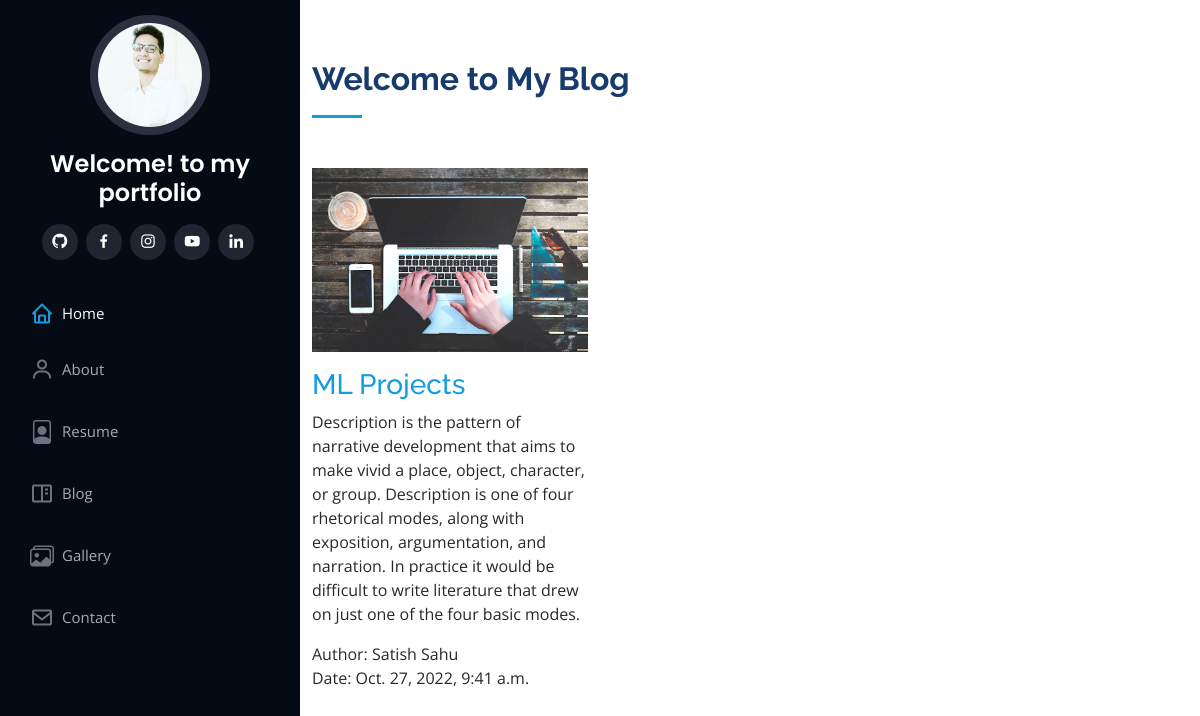
Page /blog on the committed database.
### app/models.py (models this page shows, shortened)
class Blogs(models.Model):
    title=models.CharField(max_length=100)
    links=models.TextField(default="#")
    description=models.TextField()
    authorname=models.CharField(max_length=20)
    img=models.ImageField(upload_to='blog',blank=True,null=True)
    timestamp=models.DateTimeField(auto_now_add=True,blank=True)

### app/views.py (the view)
# urls.py: path('blog',views.blog,name="blog"),
def blog(request):
    posts=Blogs.objects.all()
    context={"posts":posts}
    return render(request,'blog.html',context)

### templates/blog.html (shortened to what this page needs)
{% extends 'basic.html' %}
{% load static %}
{% block body %}
 <section id="services" class="services">
    <div class="container">
      <div class="section-title">
        <h2>Welcome to My Blog</h2>
      </div>
      <div class="row">
        {% for post in posts reversed  %}
          <div class="col-lg-4 col-md-6 d-flex align-items-stretch">
            <div class="course-item">
              <img src="{{post.img.url}}" class="img-fluid" alt="no-image">
              <div class="course-content">
                <h3><a href="{{post.links}}">{{post.title}}</a></h3>
                <p>{{post.description}}</p>
                  <div class="d-flex align-items-center pb-4">
                    <span>Author: {{post.authorname}} <br> Date: {{post.timestamp}} </span>
                  </div>
              </div>
            </div>
          </div>
        {% endfor %}
      </div>
    </div>
  </section>
{% endblock body %}

### templates/basic.html (shortened to what this page needs)
{% load static %}
<!DOCTYPE html>
<html lang="en">
  <head>
    <link href="{% static 'assets/vendor/aos/aos.css' %}" rel="stylesheet" />
    <link
      href="{% static 'assets/vendor/bootstrap/css/bootstrap.min.css'%}"
      rel="stylesheet"
    />
    <link
      href="{% static 'assets/vendor/bootstrap-icons/bootstrap-icons.css'%}"
      rel="stylesheet"
    />
    <link
      href="{% static 'assets/vendor/boxicons/css/boxicons.min.css'%}"
      rel="stylesheet"
    />
    <link
      href="{% static 'assets/vendor/glightbox/css/glightbox.min.css'%}"
      rel="stylesheet"
    />
    <link
      href="{% static 'assets/vendor/swiper/swiper-bundle.min.css'%}"
      rel="stylesheet"
    />
    <link href="{% static 'assets/css/style.css' %}" rel="stylesheet" />
  </head>
  <body>
    <header id="header">
      <div class="d-flex flex-column">
        <div class="profile">
          <img
            src="{% static 'assets/img/profile.jpg'%}"
            alt=""
            class="img-fluid rounded-circle"
          />
          <h1 class="text-light"><a href="/">Welcome! to my</a></h1>
          <h1 class="text-light"><a href="/">portfolio </a></h1>
          <div class="social-links mt-3 text-center">
            <a
              href="https://github.com/satishsahu25"
              target="blank"
              class="twitter"
              ><i class="bx bxl-github"></i
            ></a>
            <a
              href="https://www.facebook.com/profile.php?id=100087199660369"
              target="blank"
              class="facebook"
              ><i class="bx bxl-facebook"></i
            ></a>
            <a
              href="https://www.instagram.com/satishsahu22v2/"
              target="blank"
              class="instagram"
              ><i class="bx bxl-instagram"></i
            ></a>
            <a
              href="https://www.youtube.com/@letsgrow2411/videos"
              target="blank"
              class="google-plus"
              ><i class="bx bxl-youtube"></i
            ></a>
            <a
              href="https://www.linkedin.com/in/satish-sahu-46b7a7229/"
              target="blank"
              class="linkedin"
              ><i class="bx bxl-linkedin"></i
            ></a>
          </div>
        </div>
        <nav id="navbar" class="nav-menu navbar">
          <ul>
            <li>
              <a href="/" class="nav-link scrollto active"
                ><i class="bx bx-home"></i> <span>Home</span></a
              >
            </li>
            <li>
              <a href="/about" class="nav-link scrollto"
                ><i class="bx bx-user"></i> <span>About</span></a
              >
            </li>
            <li>
              <a href="/resume" class="nav-link scrollto"
                ><i class="bi bi-file-person"></i> <span>Resume</span></a
              >
            </li>
            <li>
              <a href="/blog" class="nav-link scrollto"
                ><i class="bx bx-book-content"></i> <span>Blog</span></a
              >
            </li>
            <li>
              <a href="/gallery" class="nav-link scrollto"
                ><i class="bi bi-images"></i> <span>Gallery</span></a
              >
            </li>
            <li>
              <a href="/contact" class="nav-link scrollto"
                ><i class="bx bx-envelope"></i> <span>Contact</span></a
              >
            </li>
          </ul>
        </nav>
      </div>
    </header>
    <main id="main">{% block body %} {% endblock body %}</main>
  </body>
</html>

### static/assets/css/style.css (style rules this page uses)
body { font-family: "Open Sans", sans-serif; color: #272829; }
a { color: #149ddd; text-decoration: none; }
h1, h2, h3, h4, h5, h6 { font-family: "Raleway", sans-serif; }
#header { position: fixed; top: 0; left: 0; bottom: 0; width: 300px; transition: all ease-in-out 0.5s; z-index: 9997; transition: all 0.5s; padding: 0 15px; background: #040b14; overflow-y: auto; }
#header .profile img { margin: 15px auto; display: block; width: 120px; border: 8px solid #2c2f3f; }
#header .profile h1 { font-size: 24px; margin: 0; padding: 0; font-weight: 600; -moz-text-align-last: center; text-align-last: center; font-family: "Poppins", sans-serif; }
#header .profile h1 a, #header .profile h1 a:hover { color: #fff; text-decoration: none; }
#header .profile .social-links a { font-size: 18px; display: inline-block; background: #212431; color: #fff; line-height: 1; padding: 8px 0; margin-right: 4px; border-radius: 50%; text-align: center; width: 36px; height: 36px; transition: 0.3s; }
#main { margin-left: 300px; }
.nav-menu { padding: 30px 0 0 0; }
.nav-menu * { margin: 0; padding: 0; list-style: none; }
.nav-menu>ul>li { position: relative; white-space: nowrap; }
.nav-menu a, .nav-menu a:focus { display: flex; align-items: center; color: #a8a9b4; padding: 12px 15px; margin-bottom: 8px; transition: 0.3s; font-size: 15px; }
.nav-menu a i, .nav-menu a:focus i { font-size: 24px; padding-right: 8px; color: #6f7180; }
.nav-menu a:hover, .nav-menu .active, .nav-menu .active:focus, .nav-menu li:hover>a { text-decoration: none; color: #fff; }
.nav-menu a:hover i, .nav-menu .active i, .nav-menu .active:focus i, .nav-menu li:hover>a i { color: #149ddd; }
section { padding: 60px 0; overflow: hidden; }
.section-title { padding-bottom: 30px; }
.section-title h2 { font-size: 32px; font-weight: bold; margin-bottom: 20px; padding-bottom: 20px; position: relative; color: #173b6c; }
.section-title h2::after { content: ""; position: absolute; display: block; width: 50px; height: 3px; background: #149ddd; bottom: 0; left: 0; }

### rows in the picture
Blogs: img (picture), title "ML Projects", description "Description is the pattern of narrative development that aims to make vivid a place, object, character, or group. Description is one of four rhetorical modes, along with exposition, argumentation, and narration. In practice it would be difficult to write literature that drew on just one of the four basic modes.", authorname "Satish Sahu", timestamp "Oct. 27, 2022, 9:41 a.m."
